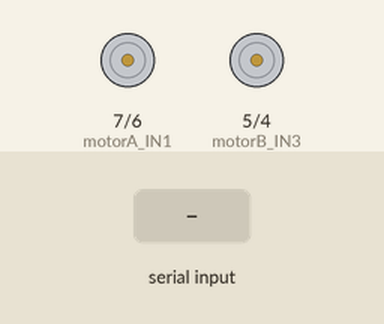
Bench run of a sketch on a simulated Arduino Uno, built with avr-gcc and run on an emulated ATmega328P. Parts: motor-driver pin pairs drawn as motors (green arrow = first pin HIGH = forward, orange = second pin HIGH = backward, longer = more drive, scaled by the enable pin). The inputs (shaded band) are chosen by the test bench.

Above: at 1.2 s.
1.3 s: "1" received over Serial
At 2.5 s:
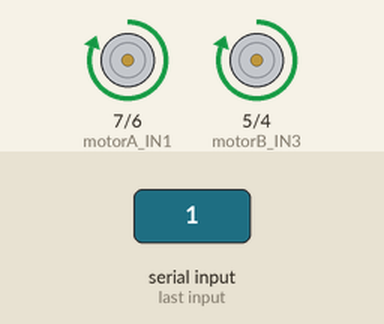
2.8 s: "2" received over Serial
At 3.8 s:
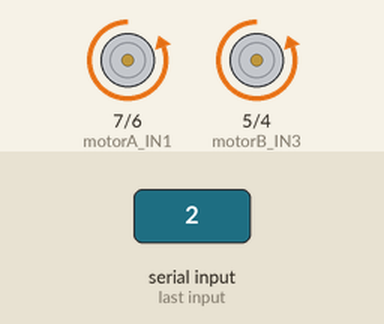
4.3 s: "3" received over Serial
At 5.0 s:
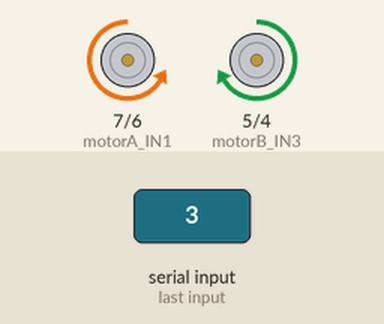
5.8 s: "4" received over Serial
At 6.1 s:
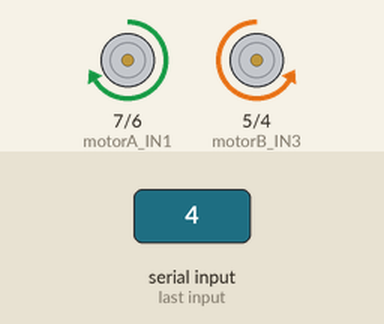
7.3 s: "1" received over Serial
At 8.5 s:
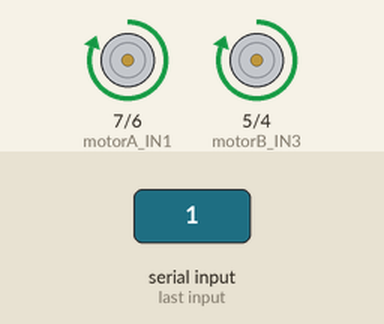
8.8 s: "2" received over Serial
At 9.6 s:
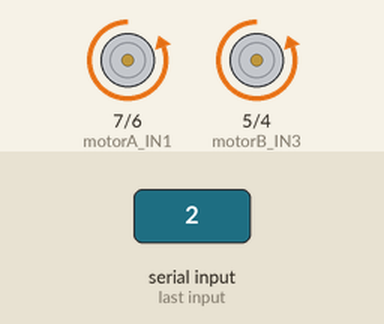
Timing chart, 0 to 11.3 s (numbered marks = the images above; inputs shaded):
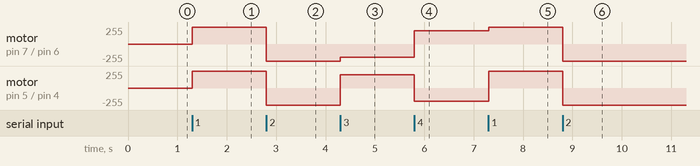

The sketch:

remort_control_car.ino
```cpp
// Pin definitions
const int motorA_EN = 9;
const int motorB_EN = 10;
const int motorA_IN1 = 7;
const int motorA_IN2 = 6;
const int motorB_IN3 = 5;
const int motorB_IN4 = 4;

// Setup function to configure pins
void setup() {
  // Set motor control pins as output
  pinMode(motorA_EN, OUTPUT);
  pinMode(motorB_EN, OUTPUT);
  pinMode(motorA_IN1, OUTPUT);
  pinMode(motorA_IN2, OUTPUT);
  pinMode(motorB_IN3, OUTPUT);
  pinMode(motorB_IN4, OUTPUT);

  // Enable serial communication for Bluetooth module
  Serial.begin(9600);
}

// Function to move the car forward
void moveForward() {
  digitalWrite(motorA_IN1, HIGH);
  digitalWrite(motorA_IN2, LOW);
  digitalWrite(motorB_IN3, HIGH);
  digitalWrite(motorB_IN4, LOW);
  analogWrite(motorA_EN, 255);
  analogWrite(motorB_EN, 255);
}

// Function to move the car backward
void moveBackward() {
  digitalWrite(motorA_IN1, LOW);
  digitalWrite(motorA_IN2, HIGH);
  digitalWrite(motorB_IN3, LOW);
  digitalWrite(motorB_IN4, HIGH);
  analogWrite(motorA_EN, 255);
  analogWrite(motorB_EN, 255);
}

// Function to turn the car left
void turnLeft() {
  digitalWrite(motorA_IN1, LOW);
  digitalWrite(motorA_IN2, HIGH);
  digitalWrite(motorB_IN3, HIGH);
  digitalWrite(motorB_IN4, LOW);
  analogWrite(motorA_EN, 200);
  analogWrite(motorB_EN, 200);
}

// Function to turn the car right
void turnRight() {
  digitalWrite(motorA_IN1, HIGH);
  digitalWrite(motorA_IN2, LOW);
  digitalWrite(motorB_IN3, LOW);
  digitalWrite(motorB_IN4, HIGH);
  analogWrite(motorA_EN, 200);
  analogWrite(motorB_EN, 200);
}

// Function to stop the car
void stopCar() {
  digitalWrite(motorA_IN1, LOW);
  digitalWrite(motorA_IN2, LOW);
  digitalWrite(motorB_IN3, LOW);
  digitalWrite(motorB_IN4, LOW);
  analogWrite(motorA_EN, 0);
  analogWrite(motorB_EN, 0);
}

// Main loop to read Bluetooth commands and control the car
void loop() {
  if (Serial.available() > 0) {
    char command = Serial.read();

    if (command == '1') { // Forward command
      moveForward();
    }
    else if (command == '2') { // Backward command
      moveBackward();
    }
    else if (command == '3') { // Left turn command
      turnLeft();
    }
    else if (command == '4') { // Right turn command
      turnRight();
    }
    else if (command == '5') { // Stop command
      stopCar();
    }
    else {
      stopCar(); // Stop if unknown command
    }
  }
}
```

Measured:
- after the input at 1.3 s, motor on pin 7 (motorA_IN1) / pin 6 (motorA_IN2), motor on pin 5 (motorB_IN3) / pin 4 (motorB_IN4): stopped → forward 255/255 at once
- after the input at 2.8 s, motor on pin 7 (motorA_IN1) / pin 6 (motorA_IN2), motor on pin 5 (motorB_IN3) / pin 4 (motorB_IN4): forward 255/255 → backward 255/255 at once
- after the input at 4.3 s, motor on pin 7 (motorA_IN1) / pin 6 (motorA_IN2): backward 255/255 → backward 200/255 at once; motor on pin 5 (motorB_IN3) / pin 4 (motorB_IN4): backward 255/255 → forward 200/255 at once
- after the input at 5.8 s, motor on pin 7 (motorA_IN1) / pin 6 (motorA_IN2): backward 200/255 → forward 200/255 at once; motor on pin 5 (motorB_IN3) / pin 4 (motorB_IN4): forward 200/255 → backward 200/255 at once
- after the input at 7.3 s, motor on pin 7 (motorA_IN1) / pin 6 (motorA_IN2): forward 200/255 → forward 255/255 at once; motor on pin 5 (motorB_IN3) / pin 4 (motorB_IN4): backward 200/255 → forward 255/255 at once
- after the input at 8.8 s, motor on pin 7 (motorA_IN1) / pin 6 (motorA_IN2), motor on pin 5 (motorB_IN3) / pin 4 (motorB_IN4): forward 255/255 → backward 255/255 at once
